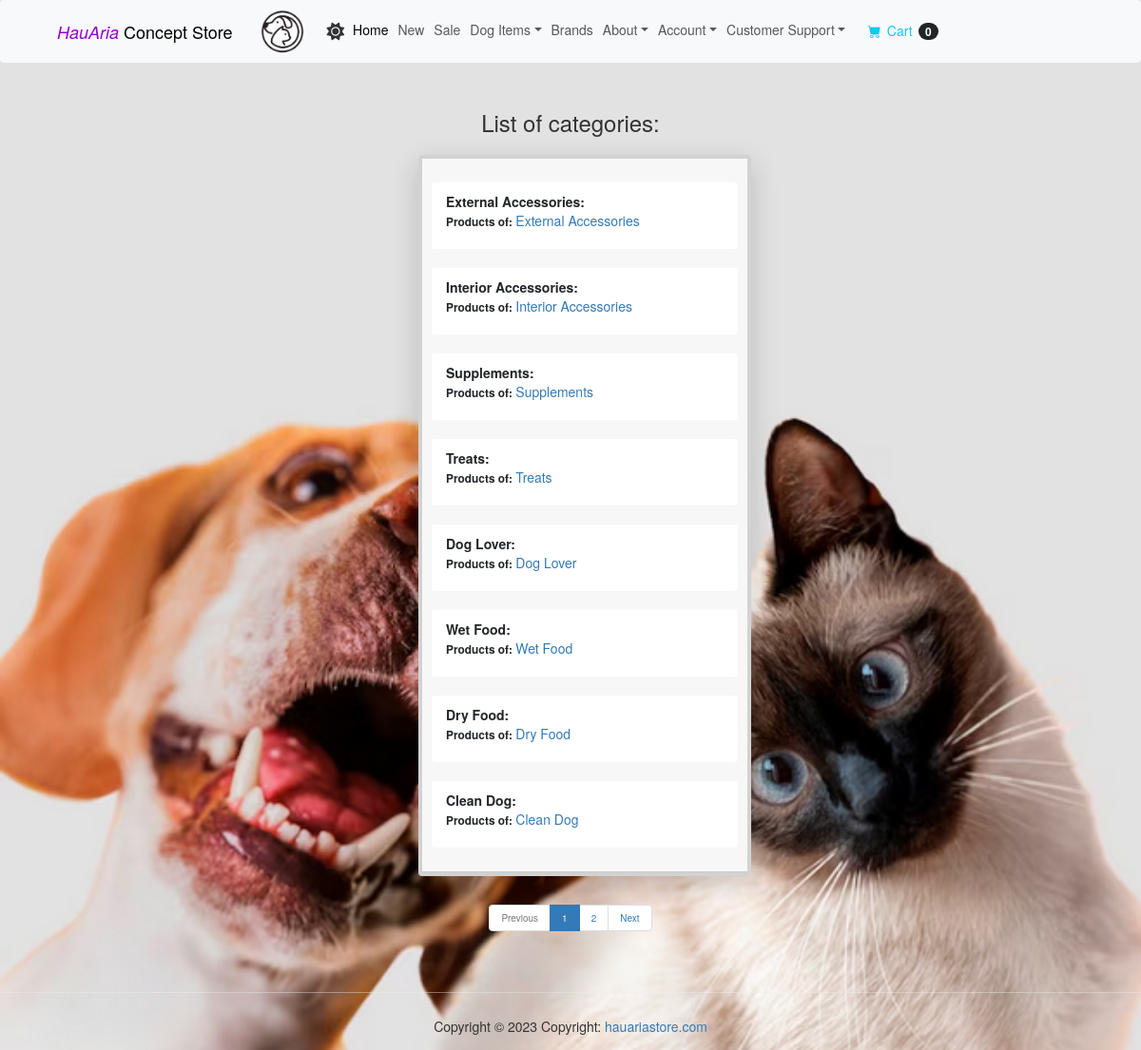
Page /store/categories/ on the committed database.
### store/models.py (models this page shows, shortened)
class Category(models.Model):
    name: str = models.CharField(max_length=60)
    slug: str = models.SlugField(max_length=120)
    class Meta:
        verbose_name_plural: str = 'categories'
    def __str__(self) -> str:
        return self.name

### store/views.py (the view)
# urls.py: path('categories/', views.category_list, name='category_list'),
def category_list(request) -> HttpResponse:
    categories: QuerySet[Category] = Category.objects.all()
    num_items: int = 8
    page_obj: list[QuerySet] = paginate_queryset(request, categories, num_items)
    return render(request, 'store/category_list.html', {'categories': page_obj, 'page_obj': page_obj})

### cart/cart.py (called while the page is built)
    def __len__(self):
        return sum(item['quantity'] for item in self.cart.values())

### cart/context_processors.py (called while the page is built)
def cart(request) -> dict:
    return {'cart': Cart(request)}  # Return the default data from Cart

### store/pagination.py (called while the page is built)
def paginate_queryset(request: HttpRequest, queryset: QuerySet, num_items: int) -> List[QuerySet]:
    paginator = Paginator(queryset, num_items)
    page_number = request.GET.get('page')
    page_obj = paginator.get_page(page_number)
    return page_obj

### store/templates/store/category_list.html (shortened to what this page needs)
{% extends 'base.html' %}
{% block content %}
    <div class="container">
        <div class="px-3 py-3 pt-md-3 pb-md-3 mx-auto text-center">
            <h3>List of categories:</h3>
        </div>
        <div class="container">
            <div class="row justify-content-lg-center">
                <div class="col-lg-4">
                    <div class="card shadow-lg border-4 rounded-lg mt-0 mb-3">
                        <div class="card-header"><br>
                            {% for category in categories %}
                                <ul class="list-group list-group-flush">
                                    <li class="list-group-item">
                                        <b>{{ category }}:</b> &nbsp;
                                            <p><b><small>Products of: </small></b>
                                                <a href="{% url 'store:category_view' pk=category.id %}">{{ category.name }}</a>
                                            </p>
                                    </li>
                                </ul>
                            {% endfor %}
                        </div>
                    </div>
                </div>
            </div>
        </div>
    </div>
{% endblock %}
{% block pagination %}
    {% include 'pagination.html' %}
{% endblock %}

### templates/base.html (shortened to what this page needs)
{% load static %}
{% load thumbnail %}
<!DOCTYPE html>
<html lang="en">
    <head>
        <link rel="stylesheet" href="https://cdnjs.cloudflare.com/ajax/libs/font-awesome/5.13.1/css/all.min.css"
/>
        <link href="https://cdn.jsdelivr.net/npm/bootstrap-icons@1.5.0/font/bootstrap-icons.css" rel="stylesheet"/>
        <link href="https://cdn.jsdelivr.net/npm/bootstrap@5.3.2/dist/css/bootstrap.min.css" rel="stylesheet"
>
        <link href="{% static 'css/styles.css' %}" rel="stylesheet"/>
    </head>
    <link rel="stylesheet" href="https://maxcdn.bootstrapcdn.com/bootstrap/3.4.1/css/bootstrap.min.css">
    <body id="bg" style="background-image: url('{% static "img/back123.png" %}');
            background-repeat: no-repeat; background-position: center; background-size: cover; background-attachment: fixed;
            height: auto; width: 100%">
    {% include 'navbar.html' %}
    {% block content %}{% endblock %}
    {% block pagination %} {% endblock %}
        <footer><br/><hr>
            <div class="text-center p-2">
                <p>Copyright &copy; {% now "Y" %} Copyright:
                    <a href={{ current_site.domain }}>hauariastore.com</a>
                </p>
            </div>
        </footer>
    </body>
</html>

### templates/navbar.html (shortened to what this page needs)
{% load static %}
<nav class="navbar navbar-expand-lg navbar-light bg-light" style="background-color: transparent">
    <div class="container px-4 px-lg-5">
        <a class="navbar-brand" href="{% url 'main:home' %}"><i style="color: darkviolet">HauAria</i>&nbsp;Concept Store</a>
        <img src="{% static "img/test-icon.png" %}" alt="logo" width="5%">
        <div class="collapse navbar-collapse" id="navbarSupportedContent">
            <ul class="navbar-nav me-auto ms-2">
                {% if request.session.theme == 'dark' %}
                    <button class="dropdown-item" id="theme-toggle">
                        <i class="fa-regular fa-sun fa-lg"></i>
                    </button>
                {% else %}
                    <button class="dropdown-item" id="theme-toggle">
                        <i class="fa-solid fa-sun fa-lg"></i>
                    </button>
                {% endif %}&nbsp;
                <li class="nav-item"><a class="nav-link active" aria-current="page" href="{% url 'main:home' %}">Home</a></li>
                <li class="nav-item"><a class="nav-link" href="{% url 'store:new_in' %}">New</a></li>
                <li class="nav-item"><a class="nav-link" href="{% url 'store:on_sale' %}">Sale</a></li>
                <li class="nav-item dropdown" id="myDropdown">
                    <a class="nav-link dropdown-toggle" id="navbarDropdown" href="#" role="button" data-bs-toggle="dropdown" aria-expanded="false" aria-haspopup="true">Dog Items</a>
                </li>
                <li class="nav-item"><a class="nav-link" href="{% url 'store:brands' %}">Brands</a></li>
                <li class="nav-item dropdown">
                    <a class="nav-link dropdown-toggle" id="navbarDropdown" href="#" role="button" data-bs-toggle="dropdown" aria-expanded="false">About</a>
                </li>
                <li class="nav-item dropdown">
                    <a class="nav-link dropdown-toggle" id="navbarDropdown" href="#" role="button" data-bs-toggle="dropdown" aria-expanded="false">Account</a>
                </li>
                <li class="nav-item dropdown">
                    <a class="nav-link dropdown-toggle" id="navbarDropdown" href="#" role="button" data-bs-toggle="dropdown" aria-expanded="false">Customer Support</a>
                </li>
                <form class="d-flex pt-2 pb-3 ms-2">
                    <a href="{% url 'cart:session_cart_summary' %}" class="btn btn-outline-info pt-3" type="submit">
                        <i class="bi-cart-fill me-1"></i>
                        Cart
                        <span class="badge bg-dark text-white ms-1 rounded-pill">{{ cart|length }}</span>
                    </a>
                </form>
            </ul>
        </div>
    </div>
</nav>

### templates/pagination.html (shortened to what this page needs)
<nav aria-label="Page navigation" style="text-align: center">
    <ul class="pagination justify-content-center">
        {% if page_obj.has_previous %}
            <li class="page-item">
                <a class="page-link" href="?page={{ page_obj.previous_page_number }}{% if query %}&q={{ query }}{% endif %}">Previous</a>
            </li>
        {% else %}
            <li class="page-item disabled">
                <a class="page-link" href="#" tabindex="-1" aria-disabled="True">Previous</a>
            </li>
        {% endif %}
        {% for i in page_obj.paginator.page_range %}
            {% if i > page_obj.number|add:'-3' and i < page_obj.number|add:'3' %}
                {% if page_obj.number == i %}
                    <li class="page-item active" aria-current="page">
                        <span class="page-link">
                            {{ i }}
                        </span>
                    </li>
                {% else %}
                    <li class="page-item"><a class="page-link" href="?page={{ i }}{% if query %}&q={{ query }}{% endif %}">{{ i }}</a></li>
                {% endif %}
            {% endif %}
        {% endfor %}
        {% if page_obj.has_next %}
            <li class="page-item">
                <a class="page-link" href="?page={{ page_obj.next_page_number }}{% if query %}&q={{ query }}{% endif %}">Next</a>
            </li>
        {% else %}
            <li class="page-item disabled">
                <a class="page-link" href="#" tabindex="-1" aria-disabled="True">Next</a>
            </li>
        {% endif %}
    </ul>
</nav>

### rows in the picture
Category: name "External Accessories"
Category: name "Interior Accessories"
Category: name "Supplements"
Category: name "Treats"
Category: name "Dog Lover"
Category: name "Wet Food"
Category: name "Dry Food"
Category: name "Clean Dog"

### other values in the picture
{{ cart|length }} "0"
{{ i }} "1"
{{ i }} "2"
